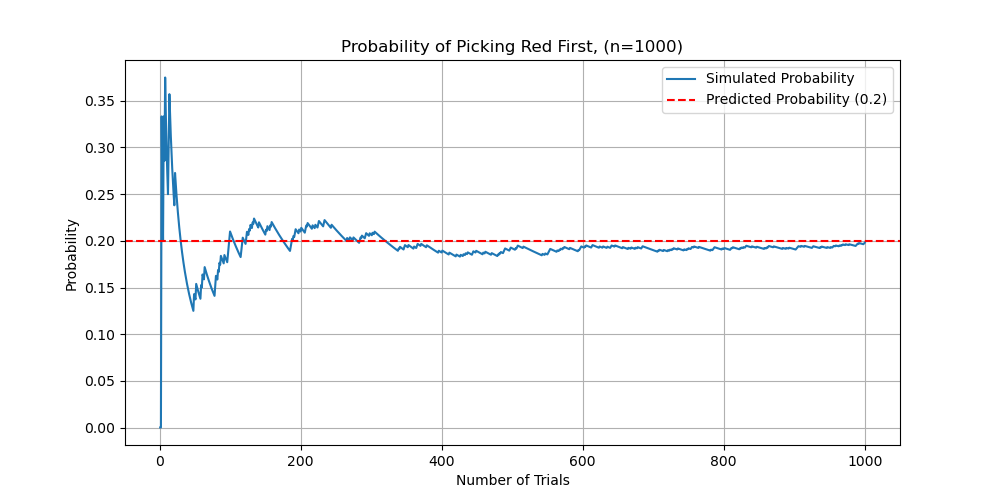

Here is the Python script that generated this plot:
#!/usr/bin/env python3
# -*- coding: utf-8 -*-
"""
Created on Sat Feb  8 14:54:02 2025

@author: kfrench
"""

"""
This code explores a permutation problem that I came up with, so there is no citation from a textbook.
The premise of this problem is that you want to paint 5 stripes on a wall in a cafe. 
The five available colors are red, blue, purple, pink, and cyan. 
The owner of the cafe has specified that she doesn't want colors to repeat.
Order matters in this problem, because, for example, if you put red as the first stripe, that is different
than putting red as the second stripe. The colors can be shuffled to sit in each of the five spots.
This coode will calculate how many unique orderings there are. 
It will also calculate some simple probabilites assuming the colors are picked randomly.

"""

import math
import numpy as np
import matplotlib.pyplot as plt

 
#simple application of the permutation formula to determine how many possible orderings there are
n = 5  # Total colors
r = 5  # Colors to arrange
num_permutations = math.factorial(n) // math.factorial(n - r)
print("The total number of permutations of paint stripes:", num_permutations)  

#probability that red will appear in the first column, if randomly choosen
red_1 = math.factorial(4)
prob_red_1 = red_1/num_permutations
print("The probability of randomly getting red as the first stripe:", prob_red_1)

#function to explore probability of picking red first n times
def random_stripe(n_trials):
    colors = np.array(["red","blue","purple","pink","cyan"])
    red_first = 0
    probabilities = []

    for i in range(1, n_trials + 1):
        np.random.shuffle(colors)  # Randomly shuffle colors in-place
        if colors[0] == "red":  # Check if first color is red
            red_first += 1
        
        probabilities.append(red_first / i)  # Running probability

    return probabilities

# Number of trials
n_trials = 1000
probability_convergence = random_stripe(n_trials)

# Plotting
plt.figure(figsize=(10, 5))
plt.plot(range(1, n_trials + 1), probability_convergence, label="Simulated Probability")
plt.axhline(y=0.2, color='r', linestyle='--', label="Predicted Probability (0.2)")
plt.xlabel("Number of Trials")
plt.ylabel("Probability")
plt.title(f"Probability of Picking Red First, (n={n_trials})")
plt.grid()
plt.legend()
plt.show()

#It's important to note that the above function and plot can be used for picking any one color in any 
#of the five positions, it's simply for convenience that red and the first column were choosen. 
